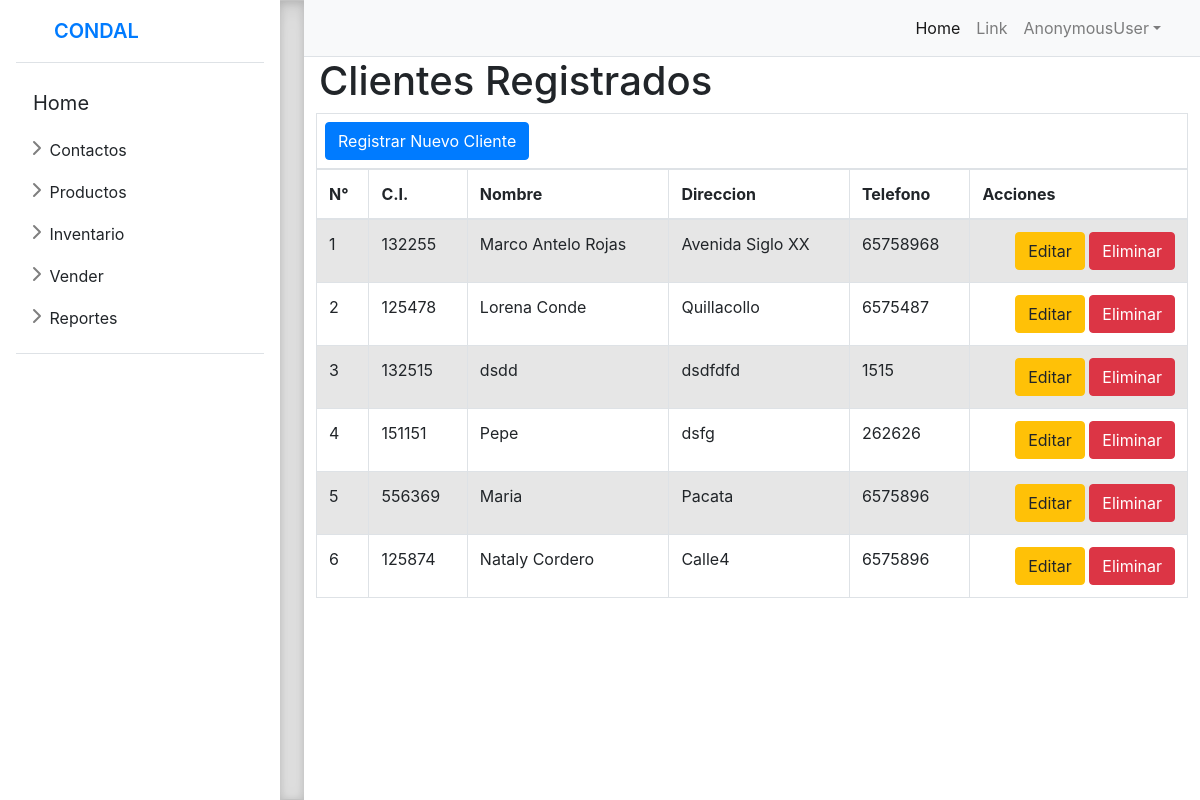
The page /contactos/clientes/ on the database its author committed.
### farmacia/models.py (models this page shows, shortened)
class Cliente(models.Model):
    nit = models.CharField(max_length=20, unique=True)
    nombre = models.CharField(max_length=255)
    direccion = models.CharField(max_length=255)
    telefono = models.CharField(max_length=20)

### farmacia/views.py (the view)
# urls.py: path('contactos/clientes/',views.clientes, name='clientes'),
def clientes(request):
    cliente=Cliente.objects.all()
    return render(request,'contactos/clientes.html',{'cliente':cliente})

### templates/contactos/clientes.html (shortened to what this page needs)
{% extends 'layout.html' %}
{% load static %}
{%block content%}
<div class="wrapper">
    <div class="content-wrapper">
      <section class="content-header">
        <h1>
          Clientes Registrados
        </h1>
      </section>
      <section class="content">
        <div class="row">
          <div class="col-xs-12">
              <div class="box box-primary">
                <div class="box-header with-border">
                  <div class="p-2 border">
                    <button type="button" class="btn btn-primary" data-toggle="modal" data-target="#myModal">
                      Registrar Nuevo Cliente
                      </button>
                     </div>
                </div>
                <div class="box-body">
                <table id="example1" class="table table-bordered table-striped">
                  <thead>
                   <tr>
                      <th>N°</th>
                      <th>C.I.</th>
                      <th>Nombre</th>
                      <th>Direccion</th>
                      <th>Telefono</th>
                      <th>Acciones</th>
                    </tr>
                  </thead>
                  <tbody>
                   {% for cli in cliente %}
                    <tr>
                      <td>{{forloop.counter}}</td>
                      <td>{{cli.nit}}</td>
                      <td>{{cli.nombre}}</td>
                      <td>{{cli.direccion}}</td>
                      <td>{{cli.telefono}}</td>
                        <td class="text-right">
                              <a href="" class="btn btn-warning"><span class="glyphicon glyphicon-pencil">Editar</span></a>
                              <a href="" class="btn btn-danger"><span class="glyphicon glyphicon-trash">Eliminar</span></a>
                          </td>
                      </tr>
                    {% endfor %}
                  </tbody>
                </table>
              </div>
            </div>
          </div>
        </div>
      </section>
    </div>
{% endblock %}

### static/css/sidebars.css (style rules this page uses)
body { min-height: 100vh; min-height: -webkit-fill-available; }
html { height: -webkit-fill-available; }

### rows shown on the page
Cliente: nit "132255", nombre "Marco Antelo Rojas", direccion "Avenida Siglo XX", telefono "65758968"
Cliente: nit "125478", nombre "Lorena Conde", direccion "Quillacollo", telefono "6575487"
Cliente: nit "132515", nombre "dsdd", direccion "dsdfdfd", telefono "1515"
Cliente: nit "151151", nombre "Pepe", direccion "dsfg", telefono "262626"
Cliente: nit "556369", nombre "Maria", direccion "Pacata", telefono "6575896"
Cliente: nit "125874", nombre "Nataly Cordero", direccion "Calle4", telefono "6575896"

### other values the page prints
{{ request.user }} "AnonymousUser"
